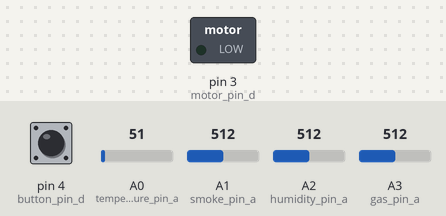
The sketch below on a simulated Arduino Uno, built with avr-gcc and run on an emulated ATmega328P. Parts: switched loads named in the sketch (green lamp = pin HIGH). The test bench sets the inputs (shaded band); at power-on: A1 (smoke_pin_a) = 512, pin 4 (button_pin_d) HIGH, A0 (temperature_pin_a) = 51, A2 (humidity_pin_a) = 512, A3 (gas_pin_a) = 512. What the sketch prints to the serial monitor is not drawn.

Above: at 1.2 s.
1.3 s: A1 (smoke_pin_a) set to 684
3.3 s: A1 (smoke_pin_a) set to 715
At 5.6 s:
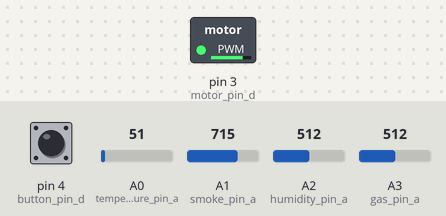
Timing chart, 0 to 7.1 s (numbered marks = the images above; inputs shaded):
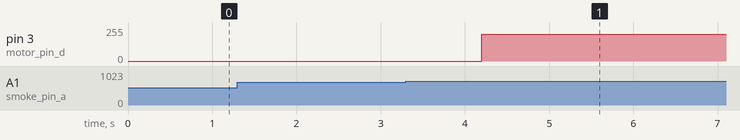

Measured:
- the behaviour switches between 700 and 701 on A1 (smoke_pin_a) (found by bisection; images 0 and 1)
- after the input at 1.3 s, every drawn part: stays the same
- after the input at 3.3 s, pin 3 (motor_pin_d): 0/255 → 200/255 after 0.90 s

The sketch:

arduino_routine.ino
```cpp
const int temperature_pin_a = A0;
const int smoke_pin_a = A1;
const int humidity_pin_a = A2;
const int gas_pin_a = A3;

const int motor_pin_d = 3;
const int button_pin_d = 4;

const int LOW_SPEED = 100;
const int HIGH_SPEED = 200;

bool fireActive = false;

void setup() {
  Serial.begin(9600);
  pinMode(motor_pin_d, OUTPUT);
  pinMode(button_pin_d, INPUT_PULLUP);
}

void loop() {
  if (fireActive) {
    delay(500);
    return;
  }

  if (1) {  // Check if there’s data to read
    byte cam_input = Serial.read();
    Serial.print("The cam input is: ");
    Serial.println(cam_input);

    int temperature_value = analogRead(temperature_pin_a);
    Serial.print("Temperature: ");
    Serial.print(temperature_value);
    Serial.println(" °C");

    int smoke_value = analogRead(smoke_pin_a);
    Serial.print("Smoke Sensor Value: ");
    Serial.println(smoke_value);

    int humidity_value = analogRead(humidity_pin_a);
    Serial.print("Humidity Sensor Value: ");
    Serial.println(humidity_value);

    int gas_value = analogRead(gas_pin_a);
    Serial.print("Gas Sensor Value: ");
    Serial.println(gas_value);

    if ((temperature_value < 265 && smoke_value > 700) || cam_input == 1) {
      Serial.println("🔥 FIRE DETECTED 🔥");
      fireActive = true;
      extinguishFire();
      fireActive = false;
    }
  }

  delay(2000);
}

void extinguishFire() {
  analogWrite(motor_pin_d, HIGH_SPEED);

  Serial.println("Sprinkler ON");

  while (true) {
    int button_state = digitalRead(button_pin_d);
    if (button_state == LOW) {
      break;
    }
    delay(100);
  }

  analogWrite(motor_pin_d, 0);
  Serial.println("Sprinkler OFF");
}
```
